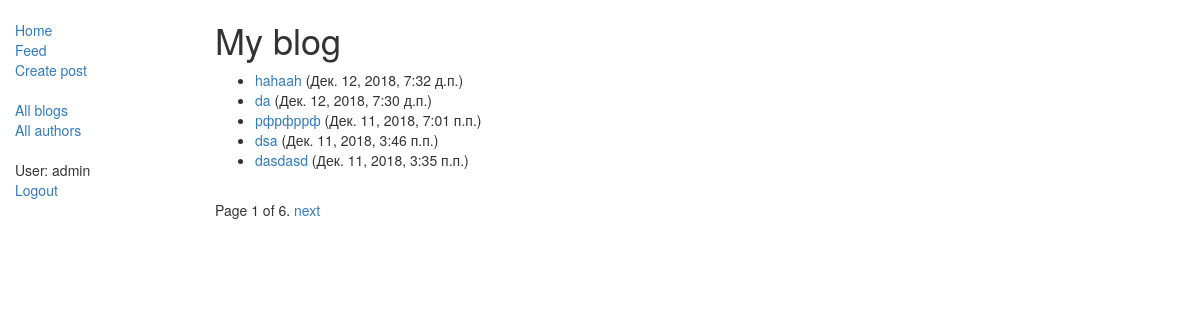
Page /blog/ (signed in) on the committed database.
### blog/models.py (models this page shows, shortened)
class Blog(models.Model):
    title = models.CharField(max_length=200)
    author = models.ForeignKey(Author, on_delete=models.SET_NULL, null=True)
    text = models.TextField()
    post_date = models.DateTimeField(auto_now_add=True)
    readedby = models.ManyToManyField('Author', related_name='readed', null=True, blank=True)
    class Meta:
        ordering = ['-post_date']
    def get_absolute_url(self):
        return reverse('blog-detail', args=[str(self.id)])

### blog/views.py (the view)
# urls.py: path('', views.Index.as_view(), name='index'),
class Index(LoginRequiredMixin, generic.ListView):
    model = Blog
    paginate_by = 5
    template_name = 'index.html'
    def get_queryset(self):
        return Blog.objects.filter(author__user=self.request.user).order_by('-post_date')

### blog/templates/index.html
{% extends "base.html" %}
{% block content %}
    {% if user.is_authenticated %}
        <h1>My blog</h1>
        {% if blog_list %}
            <ul>
                {% for blog in blog_list %}
                    <li>
                        <a href="{{ blog.get_absolute_url }}">{{ blog.title }}</a> ({{ blog.post_date }})
                    </li>
                {% endfor %}
            </ul>
        {% else %}
            <p>There are no posts.</p>
        {% endif %}
    {% else %}
        <h1>Django Blog Home</h1>
        <p>Welcome to <em>Django Blog</em></p>
    {% endif %}
{% endblock %}

### blog/templates/base.html (shortened to what this page needs)
<!DOCTYPE html>
<html lang="en">
<head>
    <link rel="stylesheet" href="https://maxcdn.bootstrapcdn.com/bootstrap/3.3.7/css/bootstrap.min.css">
</head>
<body>
    <div class="container-fluid">
        <div class="row">
            <div class="col-sm-2">
                {% block sidebar %}
                <ul class="sidebar-nav">
                    <li><a href="{% url 'index' %}">Home</a></li>
                    <li><a href="{% url 'feed' %}">Feed</a></li>
                    <li><a href="{% url 'blog-create' %}">Create post</a></li>
                </ul>
                <ul class="sidebar-nav">
                    <li><a href="{% url 'blogs' %}">All blogs</a></li>
                    <li><a href="{% url 'authors' %}">All authors</a></li>
                </ul>
                <ul class="sidebar-nav">
                    {% if user.is_authenticated %}
                        <li>User: {{ user.get_username }}</li>
                        <li><a href="{% url 'logout'%}?next={{request.path}}">Logout</a></li>
                    {% else %}
                        <li><a href="{% url 'login'%}?next={{request.path}}">Login</a></li>
                    {% endif %}
                </ul>
                {% endblock %}
            </div>
            <div class="col-sm-10 ">
                {% block content %}{% endblock %}
                {% block pagination %}
                    {% if is_paginated %}
                        <div class="pagination">
                            <span class="page-links">
                            <span class="page-current">
                                Page {{ page_obj.number }} of {{ page_obj.paginator.num_pages }}.
                            </span>
                            {% if page_obj.has_next %}
                                <a href="{{ request.path }}?page={{ page_obj.next_page_number }}">next</a>
                            {% endif %}
                            </span>
                        </div>
                    {% endif %}
                {% endblock %}
            </div>
        </div>
    </div>
</body>
</html>

### blog/templates/base.html (style rules this page uses)
.sidebar-nav { margin-top: 20px; padding: 0; list-style: none; }

### rows in the picture
Blog: title "hahaah", post_date "Дек. 12, 2018, 7:32 д.п."
Blog: title "da", post_date "Дек. 12, 2018, 7:30 д.п."
Blog: title "рфрфррф", post_date "Дек. 11, 2018, 7:01 п.п."
Blog: title "dsa", post_date "Дек. 11, 2018, 3:46 п.п."
Blog: title "dasdasd", post_date "Дек. 11, 2018, 3:35 п.п."

### other values in the picture
{{ user.get_username }} "admin"
{{ page_obj.number }} "1"
{{ page_obj.paginator.num_pages }} "6"
